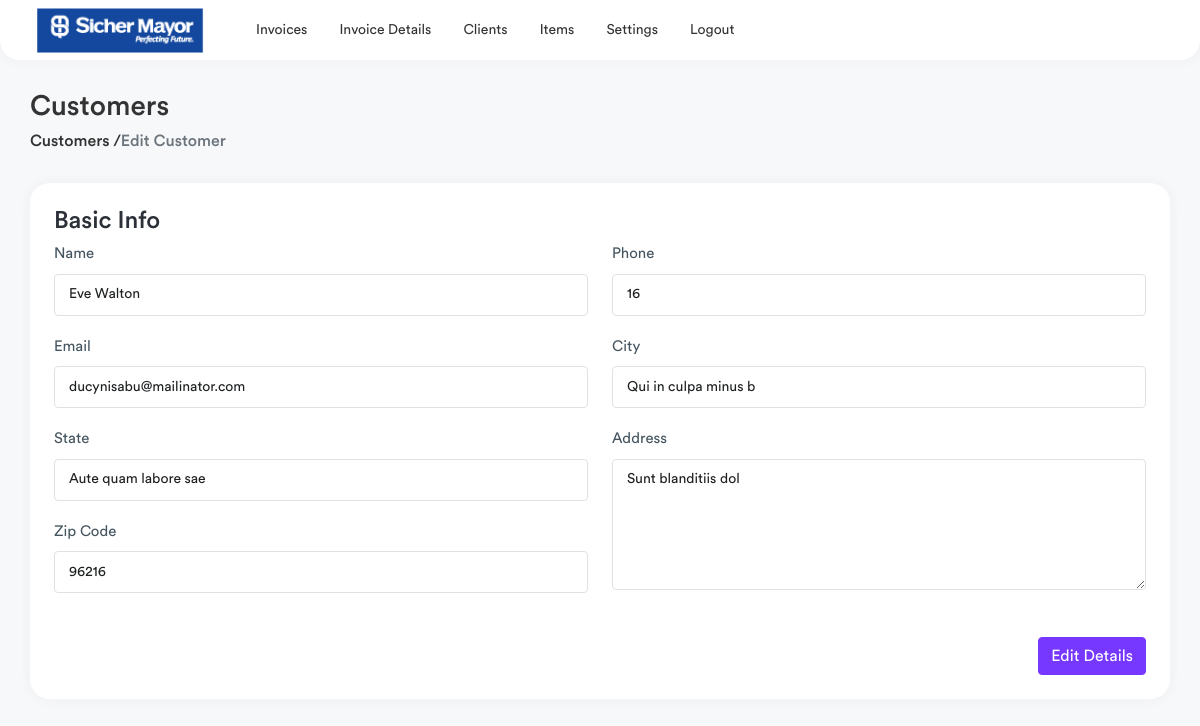
Page /edit-customer/2 (signed in) on the earlier database version.
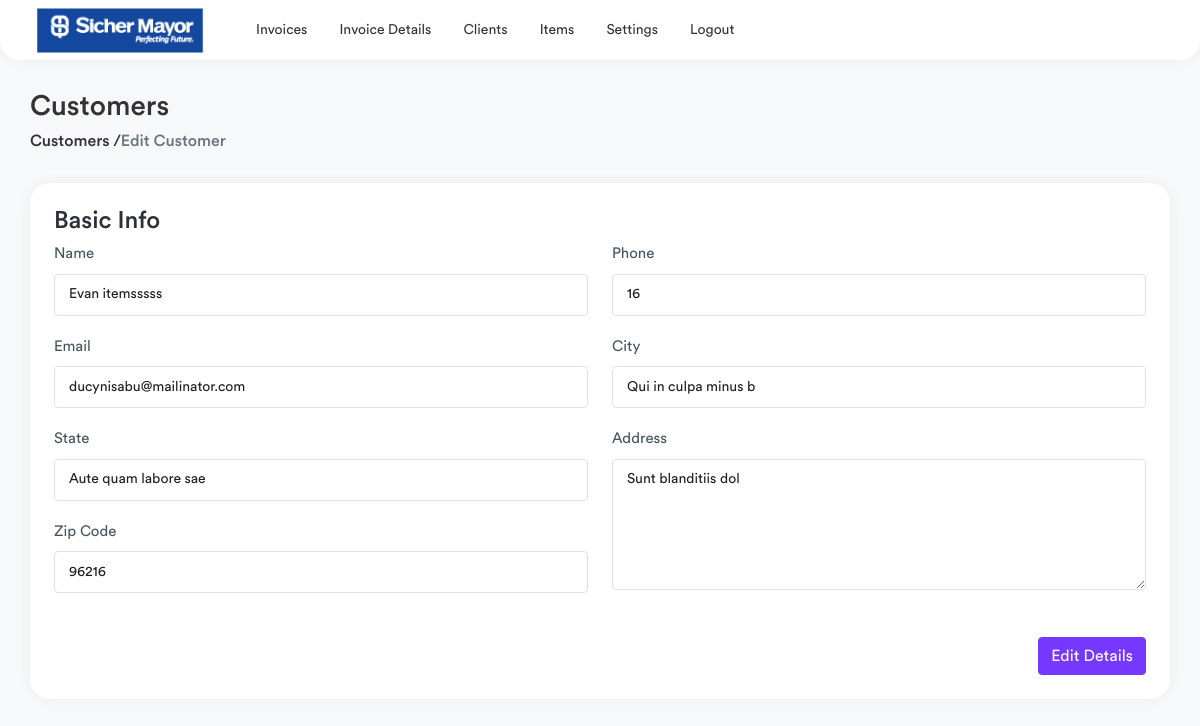
Same page on the later database version.
### invoice/models.py (models this page shows, shortened)
class Client(models.Model):
    name = models.CharField(max_length=200,null=True)
    email = models.CharField(max_length=200,null=True)
    address = models.CharField(max_length=500,null=True)
    city = models.CharField(max_length=500,null=True)
    country = models.CharField(max_length=50,null=True)
    zipcode = models.CharField(max_length=20,null=True)
    phone = models.CharField(max_length=20,unique=True,null=True)
    class Meta:
        verbose_name_plural = ("Client")

### invoice/views.py (the view, shortened to what this page needs)
# urls.py: path('edit-customer/<int:id>',views.edit_customer, name="edit_customer"),
@login_required(login_url="/login-page/")
def edit_customer(request,id):
    customer = Client.objects.get(id=id)
    context = {
        "customer" : customer,
    }
    return render(request,'edit-customer.html', context)

### templates/edit-customer.html (shortened to what this page needs)
{% extends 'base.html' %}
{% load static %}
{% block content %}
<div class="page-wrapper">
    <div class="content container-fluid">
        <div class="page-header">
            <div class="row">
                <div class="col-sm-12">
                    <h3 class="page-title">Customers</h3>
                    <ul class="breadcrumb">
                        <li class=""><a href="{% url 'invoice:clients' %}">Customers /</a></li>
                        <li class="breadcrumb-item active">Edit Customer</li>
                    </ul>
                </div>
            </div>
        </div>
        <div class="row">
            <div class="col-md-12">
                <div class="card">
                    <div class="card-body">
                        <h4 class="card-title">Basic Info</h4>
                        <form method="POST">
                            <div class="row">
                                <div class="col-md-6">
                                    <div class="form-group">
                                        <label>Name</label>
                                        <input type="text" class="form-control" value="{{customer.name}}" name="name">
                                    </div>
                                    <div class="form-group">
                                        <label>Email</label>
                                        <input type="email" class="form-control" value="{{customer.email}}" name="email">
                                    </div>
                                </div>
                                <div class="col-md-6">
                                    <div class="form-group">
                                        <label>Phone</label>
                                        <input type="number" value="{{customer.phone}}" class="form-control" name="phone">
                                    </div>
                                    <div class="form-group">
                                        <label>City</label>
                                        <input type="text" class="form-control" value="{{customer.city}}" name="city">
                                    </div>
                                </div>
                                <div class="col-md-6">
                                    <div class="form-group">
                                        <label>State</label>
                                        <input type="text" class="form-control" value="{{customer.country}}" name="state">
                                    </div>
                                    <div class="form-group">
                                        <label>Zip Code</label>
                                        <input type="text" class="form-control" value="{{customer.zipcode}}" name="zipcode">
                                    </div>
                                </div>
                                <div class="col-md-6">
                                    <div class="form-group">
                                        <label>Address</label>
                                        <textarea rows="5" cols="5" class="form-control"
                                            placeholder="Enter Address" value="{{customer.address}}" name="address">{{customer.address}}</textarea>
                                    </div>
                                </div>
                            </div>
                            <div class="text-end mt-4">
                                <button type="submit" class="btn btn-primary">Edit Details</button>
                            </div>
                        </form>
                    </div>
                </div>
            </div>
        </div>
    </div>
</div>
{% endblock %}

Differences in the rows shown:
changed Client "ducynisabu@mailinator.com": name "Eve Walton" → "Evan itemsssss"
